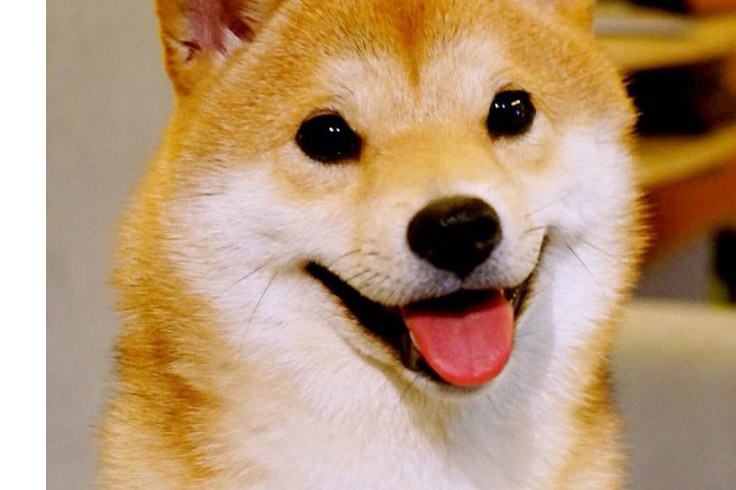
#> input picture Python/pygame/学习一/shift.py/dog.jpg, 736 x 490 px, given in place of the camera
$ python Camshift.py
#> lines starting #> are read from the running program, lines starting #| are printed output that depends on the picture; after the words box and inside, x2 and y2 are one past the last pixel; in counts of white or black regions, pixels touching at a corner belong together
import cv2
import numpy as np

cap = cv2.VideoCapture(0)

# ret判断是否读到图片
# frame读取到的当前帧的矩阵
# 返回的是元组类型，所以也可以加括号
ret, frame = cap.read()
#> frame is the input picture: shape (490, 736, 3); mean B, G, R 118.7, 151.1, 183.3
# print(type(ret), ret)
# print(type(frame), frame)


# 设置跟踪框参数
r,h,c,w = 250,90,400,125  # simply hardcoded the values
track_window = (c,r,w,h)

# 从当前帧中框出一个小框
roi = frame[r:r+h, c:c+w]
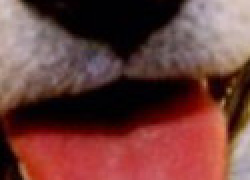
#> roi: shape (90, 125, 3) (shown 2 times larger); mean B, G, R 59.4, 63.1, 109.1
# RGB转为HSV更好处理
hsv_roi =  cv2.cvtColor(frame, cv2.COLOR_BGR2HSV)
#> hsv_roi: shape (490, 736, 3); mean H, S, V 33.7, 104, 183.4

# inRange函数设置亮度阈值
# 去除低亮度的像素点的影响
# eg. mask = cv2.inRange(hsv, lower_red, upper_red)

# 将低于和高于阈值的值设为0
mask = cv2.inRange(hsv_roi, np.array((0., 60.,32.)), np.array((180.,255.,255.)))
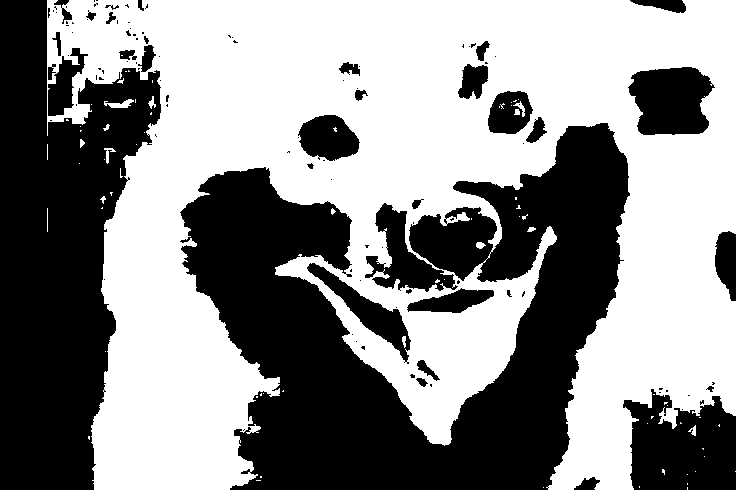
#> mask: shape (490, 736); 55% white; 112 black regions (77 under 20 px), largest, box (x1, y1, x2, y2) and area: (180, 123, 630, 490) 83863, (0, 0, 161, 490) 49022, (623, 389, 736, 490) 8586

# 然后得到框中图像的直方图
# cv2.calcHist(images, channels, mask, histSize, ranges[, hist[, accumulate ]])
# mask 即上文的阈值设置
# histSize表示这个直方图分成多少份（即多少个直方柱）
# range是表示直方图能表示像素值的范围
# 返回直方图
roi_hist = cv2.calcHist([hsv_roi],[0],mask,[180],[0,180])
#> roi_hist = 180 values, max 36967 at index 18, min 0 at index 27, mean 1101.8

# 归一化函数cv2.normalize(src[, dst[, alpha[, beta[, norm_type[, dtype[, mask]]]]]])
# 返回dst类型
# 归一化就是要把需要处理的数据经过处理后（通过某种算法）限制在你需要的一定范围内
# src  - 输入数组
# dst  - 与src大小相同的输出数组
# alpha  - 范围值，   以便在范围归一化的情况下归一化到较低范围边界
# beta  - 范围归一化时的上限范围; 它不用于标准规范化
# normType  - 规范化类型 这里的NORM_MINMAX是数组的数值被平移或缩放到一个指定的范围，线性归一化。
# dtype  - 当为负数时，输出数组与src的类型相同；否则，它具有与src相同的通道数；深度=CV_MAT_DEPTH（dtype）
# mask  - 可选的操作掩码。
cv2.normalize(roi_hist,roi_hist,0,255,cv2.NORM_MINMAX)

# 设置迭代的终止标准，最多十次迭代
term_crit = ( cv2.TERM_CRITERIA_EPS | cv2.TERM_CRITERIA_COUNT, 10, 1 )

while(1):
    ret ,frame = cap.read()

    if ret == True:
        hsv = cv2.cvtColor(frame, cv2.COLOR_BGR2HSV)

        # 反向投影函数（特征提取函数）
        # 反向投影是一种记录给定图像中的像素点如何适应直方图模型像素分布的方式
        # 反向投影就是首先计算某一特征的直方图模型，然后使用模型去寻找图像中存在的特征
        # cv2.calcHist(images, channels, mask, histSize, ranges[, hist[, accumulate]])

        # images:待处理的图像，图像格式为uint8或float32
        # channels:对应图像需要统计的通道，若是灰度图则为0，彩色图像B、G、R对应0、1、2
        # mask:掩膜图像。如果统计整幅图像就设置为None，否则这里传入设计的掩膜图像。
        # histSize表示这个直方图分成多少份（即多少个直方柱）
        # ranges:像素量化范围，通常为0 - 255。
        dst = cv2.calcBackProject([hsv],[0],roi_hist,[0,180],1)
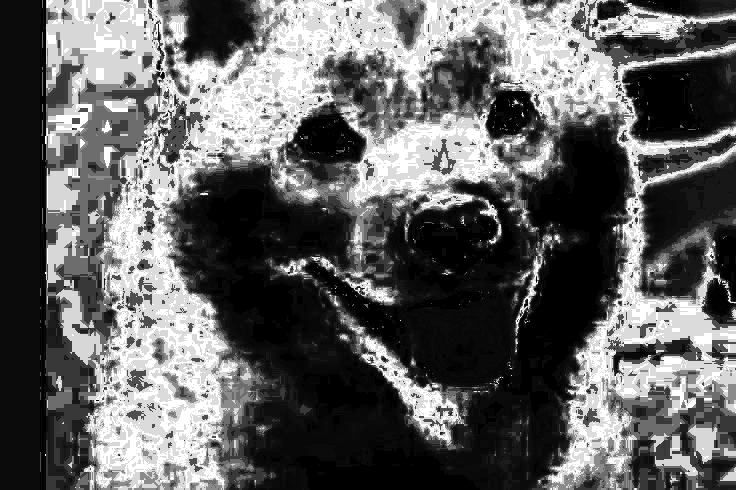
#> dst: shape (490, 736); min 0, max 255, mean 98.5

        # RotatedRect CamShift(InputArray probImage, Rect&window, TermCriteria criteria)。
        # probImage为输入图像直方图的反向投影图，
        # window为要跟踪目标的初始位置矩形框，
        # criteria为算法结束条件。
        # 函数返回一个有方向角度的矩阵。
        #
        ret, track_window = cv2.CamShift(dst, track_window, term_crit)
#> ret = ((512.5, 239.5), (91.85, 151.1), 140.8); track_window = (464, 180, 97, 119)

        # Draw it on image
        pts = cv2.boxPoints(ret)
#> pts = [[500.4, 151.9], [595.8, 269], [524.6, 327.1], [429.2, 210]]

        # 类型转换int0()用于索引的整数(same as C ssize_t; normally either int32 or int64)
        pts = np.int0(pts)
#> pts = [[500, 151], [595, 269], [524, 327], [429, 209]]

        # 非填充多边形：polylines()
        # cv2.polylines(img, pts, isClosed, color[, thickness[, lineType[, shift]]])
        # img – 要画的图片
        # pts – 多边形的顶点
        # isClosed – 是否闭合线段
        # color – 颜色
        img2 = cv2.polylines(frame,[pts],True, 255,2)

        cv2.imshow('img2',img2)

        # 停止追踪按钮
        k = cv2.waitKey(60) & 0xff
#> (key Esc is pressed here)
        if k == 27:
            break
        else:
            cv2.imwrite(chr(k)+".jpg",img2)

    else:
        break

cv2.destroyAllWindows()
cap.release()
